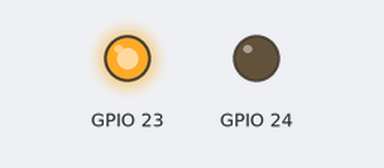
Recording of a program running on a simulated Raspberry Pi (BCM pin numbers). Parts: output pins drawn as LEDs (lit = HIGH). At 10.0 s the program stops and its outputs stay as they are.

Above: at 0.1 s.
At 5.1 s:
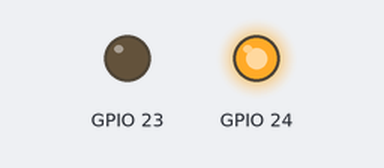
At 10.1 s:
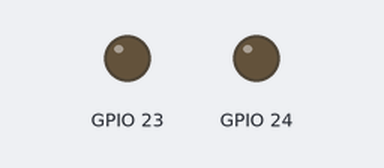
Timing chart, 0 to 11.5 s (numbered marks = the images above):
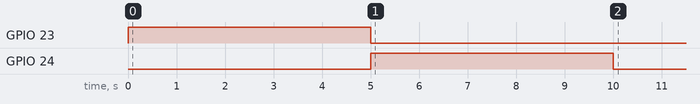

The program:

pin_test.py
```python
import RPi.GPIO as GPIO
import time

# Set the mode of numbering the pins
GPIO.setmode(GPIO.BCM)

# GPIO 23 and 24 set up as outputs
GPIO.setup(23, GPIO.OUT)
GPIO.setup(24, GPIO.OUT)

try:
    # Power pin 23 for 5 seconds
    GPIO.output(23, GPIO.HIGH)
    time.sleep(5)
    GPIO.output(23, GPIO.LOW)

    # Then power pin 24 for 5 seconds
    GPIO.output(24, GPIO.HIGH)
    time.sleep(5)
    GPIO.output(24, GPIO.LOW)

finally:
    # Clean up the GPIO to reset the port status
    GPIO.cleanup()
```

Measured:
- by itself, GPIO 23: LOW → HIGH at 0.00 s, → LOW 5.0 s later
- by itself, GPIO 24: LOW → HIGH at 5.0 s, → LOW 5.0 s later
